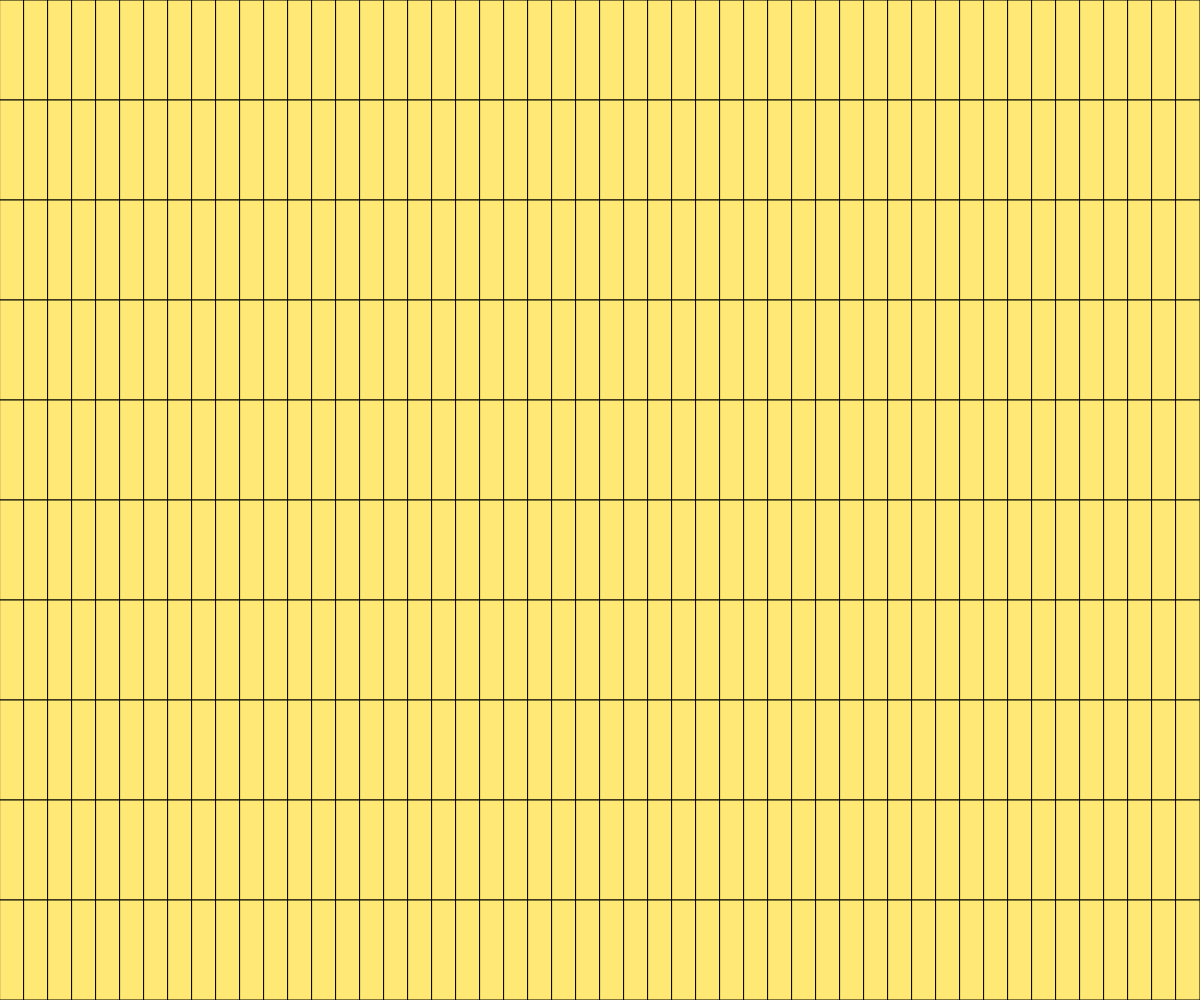
Frame 1 (no input)
Frame 60 (no input): identical to frame 1, image omitted
Frame 120 (the mouse pressed at the canvas centre since frame 60): identical to frame 1, image omitted

The p5.js sketch that drew this single still picture (run headless with seeded random() and noise() and a simulated clock; from frame 60 on, the mouse is pressed at the canvas centre):

// p5.js sketch
// ── sketch.js

'use strict';
//Declaring the variables that create the rectangles along the X and Y axis
var tileCountX = 50;
var tileCountY = 10;

function setup() {
    //making the canvas the size of the browser window
    createCanvas(windowWidth, windowHeight);
    colorMode(HSB, 360, 100, 100);
}

function draw() {
    //white background
    background(0, 0, 100);

    //Dividing the width and height of the rectangles by the number of rows and columns and setting it to the variables
    var tileWidth = width / tileCountX;
    var tileHeight = height / tileCountY;

    //Using a loop to create a grid or rectangles that fills the canvas
    for (var gridY = 0; gridY < tileCountY; gridY++) {
        for (var gridX = 0; gridX < tileCountX; gridX++) {
            var posX = tileWidth * gridX;
            var posY = tileHeight * gridY;

            fill(50,55,100)
            rect(posX, posY, tileWidth, tileHeight);
        }
    }
}
